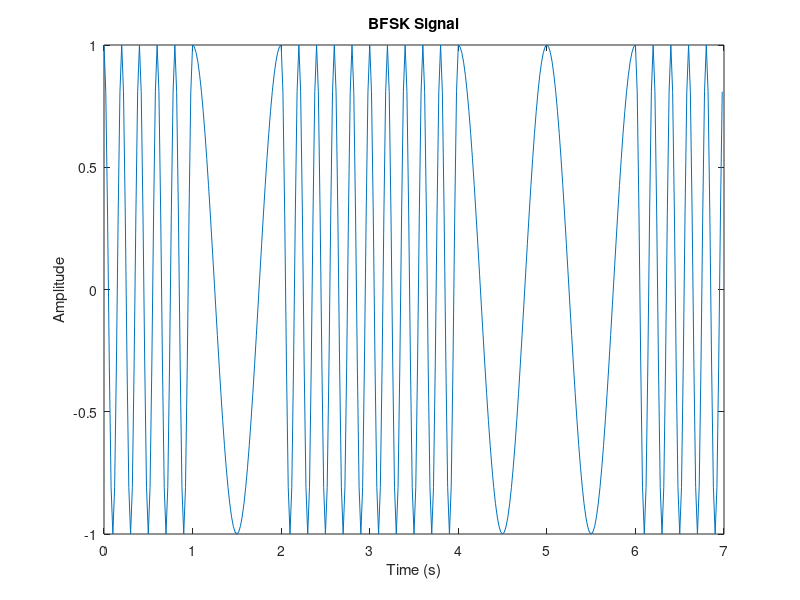

Source code (MATLAB):
Fs = 50;       
Tb = 1;          
t = 0:1/Fs:Tb-1/Fs; 

f1 = 1;        
f2 = 5;        

data = [1 0 1 1 0 0 1]; 

bfs_signal = []; 
for k = 1:length(data)
    if data(k) == 0
        bfs_signal = [bfs_signal, cos(2*pi*f1*t)]; 
    else
        bfs_signal = [bfs_signal, cos(2*pi*f2*t)];
    end
end

t_total = 0:1/Fs:(length(data)*Tb)-1/Fs;

figure;
plot(t_total, bfs_signal);
title('BFSK Signal');
xlabel('Time (s)');
ylabel('Amplitude');